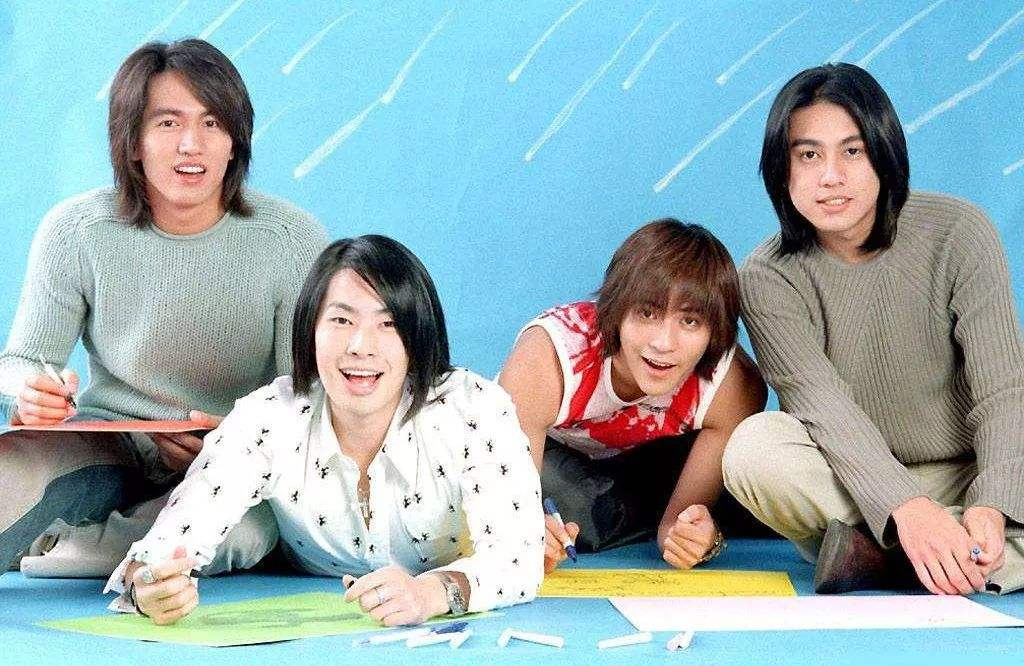
#> input picture learning opencv1/data/img.jpg, 1024 x 666 px
$ python img_harr.py
#> lines starting #> are read from the running program, lines starting #| are printed output that depends on the picture; after the words box and inside, x2 and y2 are one past the last pixel; in counts of white or black regions, pixels touching at a corner belong together
# haar特征分类器为基础的面部检测技术

import cv2
import numpy as np

# 创建人脸检测的对象
face_cascade = cv2.CascadeClassifier('D:\\Program Data\\Anaconda3\\envs\\opencv\\Lib\\site-packages\\cv2\\data\\haarcascade_frontalface_default.xml')
# 创建眼睛检测的对象
eye_cascade = cv2.CascadeClassifier('D:\\Program Data\\Anaconda3\\envs\\opencv\\Lib\\site-packages\\cv2\\data\\haarcascade_eye.xml')

# 读取图片并转化为灰度图
img = cv2.imread('./data/img.jpg')
#> img is the input picture: shape (666, 1024, 3); mean B, G, R 179.2, 175.4, 152
gray = cv2.cvtColor(img, cv2.COLOR_BGR2GRAY)
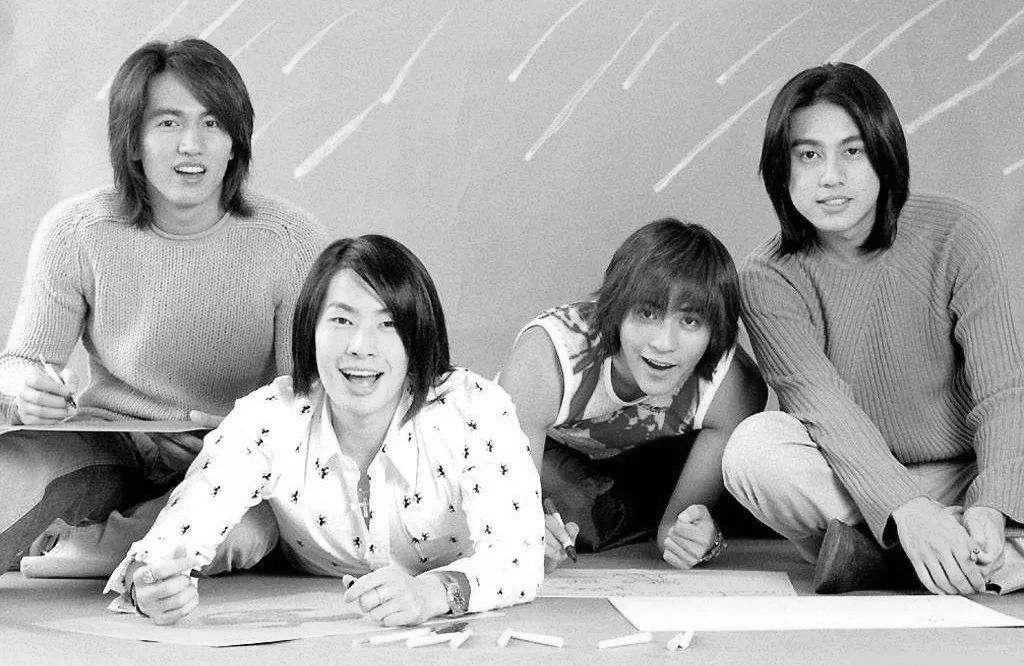
#> gray: shape (666, 1024); min 0, max 255, mean 168.8

# 检测面部再检测眼部
# 参数：输入图像， 每次图像尺寸减小的比例尺度， 表示每一个目标至少要被检测到5次才算是真的目标（因为周围的像素和不同的窗口大小都可以检测到人脸）
faces = face_cascade.detectMultiScale(gray, 1.3, 5)
#> faces = [[779, 114, 108, 108], [309, 283, 103, 103], [131, 82, 114, 114]]

for (x, y, w, h) in faces:
    # 画出人脸的矩形，传入左上角和右下角坐标 矩形颜色和线条宽度
    img = cv2.rectangle(img, (x, y), (x+w, y+h), (255, 0, 0), 2)
    # 把脸单独拿出来
    roi_gray = gray[y:y+h, x:x+w]
    roi_color = img[y:y+h, x:x+w]
    # 在脸上检测眼睛，
    eyes = eye_cascade.detectMultiScale(roi_gray)
    for (ex, ey, ew, eh) in eyes:
        cv2.rectangle(roi_color, (ex, ey), (ex+ew, ey+eh), (0, 255, 0), 2)
#> this loop made 3 passes
#> (x, y, w, h, eyes) on passes 1 to 3: (779, 114, 108, 108, [[59, 25, 25, 25], [15, 26, 29, 29]]), (309, 283, 103, 103, [[16, 21, 33, 33]]), (131, 82, 114, 114, [[21, 25, 32, 32], [66, 30, 23, 23]])
#> pass 1, `roi_gray = gray[y:y+h, x:x+w]`:
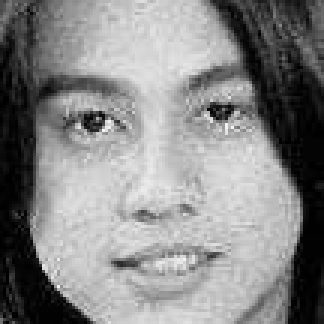
#> roi_gray: shape (108, 108) (shown 3 times larger); min 0, max 245, mean 134.8
#> pass 1, `roi_color = img[y:y+h, x:x+w]`:
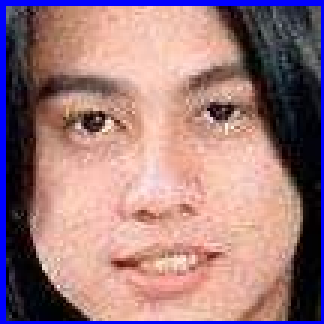
#> roi_color: shape (108, 108, 3) (shown 3 times larger); mean B, G, R 124.6, 121.3, 157.4
#> pass 2, `img = cv2.rectangle(img, (x, y), (x+w, y+h), (255, 0, 0), 2)`:
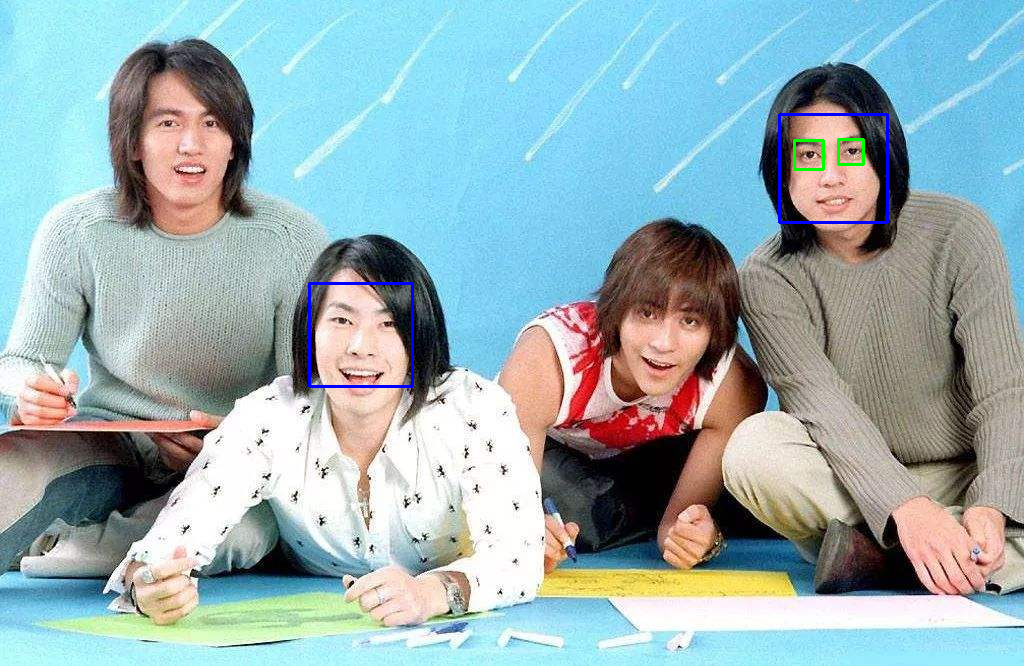
#> img: shape (666, 1024, 3); mean B, G, R 179.7, 175.2, 151.5
#> after the loop:
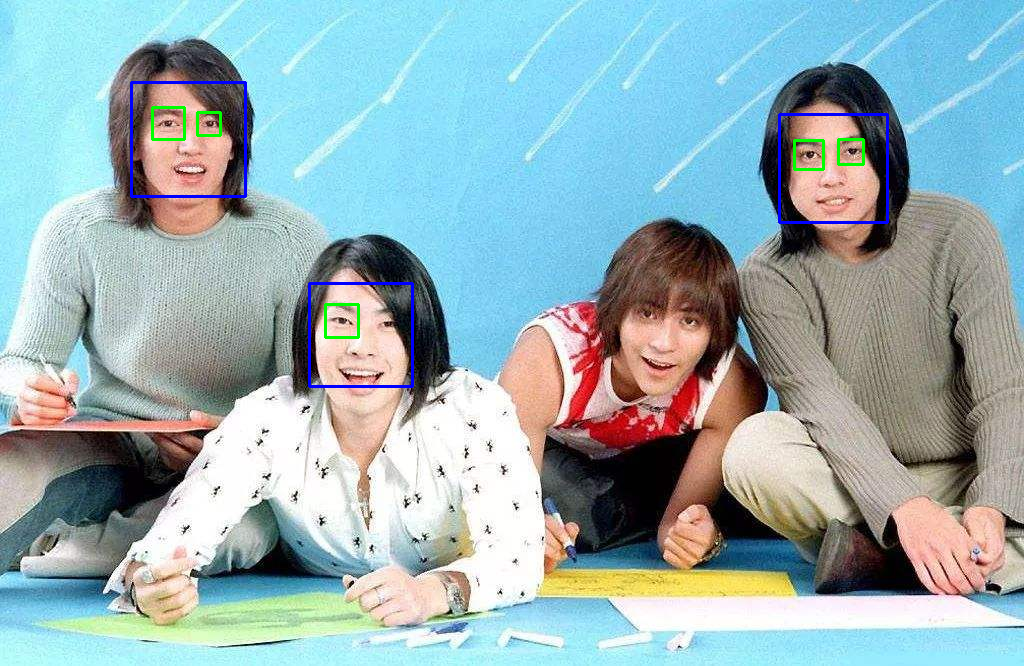
#> img: shape (666, 1024, 3); 0.35% of pixels changed, all inside (x1, y1, x2, y2) = (130, 81, 360, 339)
#> after the loop:
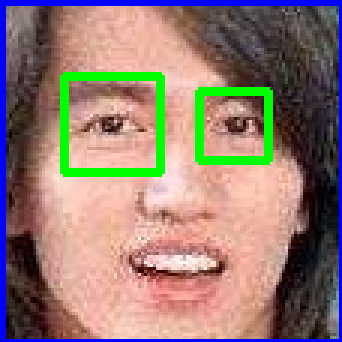
#> roi_color: shape (114, 114, 3) (shown 3 times larger); mean B, G, R 115, 123.3, 146.4
#> after the loop:
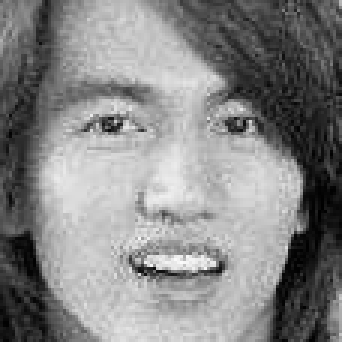
#> roi_gray: shape (114, 114) (shown 3 times larger); min 0, max 251, mean 133.3

cv2.imshow('img', img)
cv2.waitKey(0)
cv2.destroyAllWindows()
